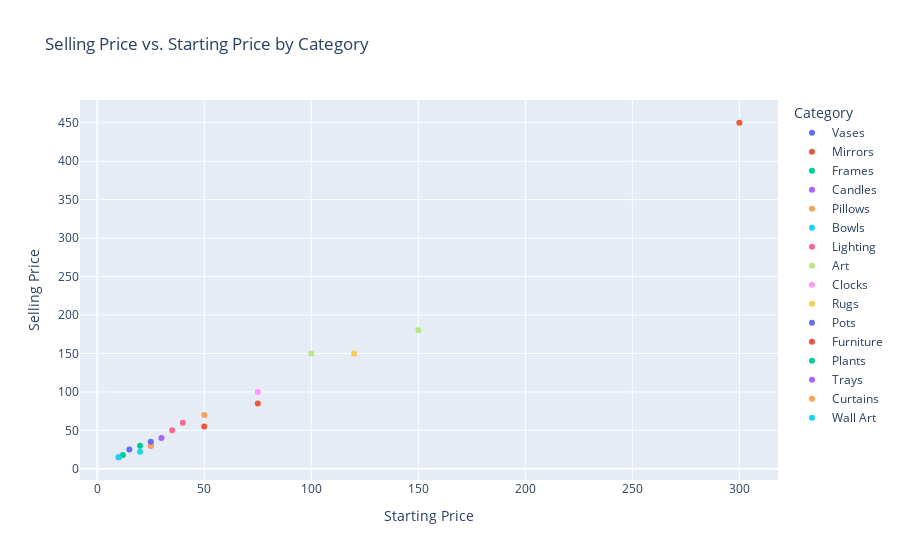

Source (notebook cell):
### Markdown cell above
##### Visualizations

### Code cell
# Scatter plot for Selling Price vs. Starting Price by Category
selling_starting_price_category = px.scatter(
    deco_product, x='Starting Price', y='Selling Price', color='Category',
    title='Selling Price vs. Starting Price by Category',
    labels={'Starting Price': 'Starting Price', 'Selling Price': 'Selling Price'})

selling_starting_price_category.show()

### Figure 1 — Plotly figure (JSON) as saved in the notebook; plotly's stock layout.template omitted (floating-point values rounded to 4 significant figures)
{"data": [{"hovertemplate": "Category=Vases<br>Starting Price=%{x}<br>Selling Price=%{y}<extra></extra>", "legendgroup": "Vases", "marker": {"color": "#636efa", "symbol": "circle"}, "mode": "markers", "name": "Vases", "orientation": "v", "showlegend": true, "type": "scatter", "x": [15, 25], "xaxis": "x", "y": [25, 30], "yaxis": "y"}, {"hovertemplate": "Category=Mirrors<br>Starting Price=%{x}<br>Selling Price=%{y}<extra></extra>", "legendgroup": "Mirrors", "marker": {"color": "#EF553B", "symbol": "circle"}, "mode": "markers", "name": "Mirrors", "orientation": "v", "showlegend": true, "type": "scatter", "x": [50, 75], "xaxis": "x", "y": [55, 85], "yaxis": "y"}, {"hovertemplate": "Category=Frames<br>Starting Price=%{x}<br>Selling Price=%{y}<extra></extra>", "legendgroup": "Frames", "marker": {"color": "#00cc96", "symbol": "circle"}, "mode": "markers", "name": "Frames", "orientation": "v", "showlegend": true, "type": "scatter", "x": [12], "xaxis": "x", "y": [18], "yaxis": "y"}, {"hovertemplate": "Category=Candles<br>Starting Price=%{x}<br>Selling Price=%{y}<extra></extra>", "legendgroup": "Candles", "marker": {"color": "#ab63fa", "symbol": "circle"}, "mode": "markers", "name": "Candles", "orientation": "v", "showlegend": true, "type": "scatter", "x": [10], "xaxis": "x", "y": [15], "yaxis": "y"}, {"hovertemplate": "Category=Pillows<br>Starting Price=%{x}<br>Selling Price=%{y}<extra></extra>", "legendgroup": "Pillows", "marker": {"color": "#FFA15A", "symbol": "circle"}, "mode": "markers", "name": "Pillows", "orientation": "v", "showlegend": true, "type": "scatter", "x": [25], "xaxis": "x", "y": [30], "yaxis": "y"}, {"hovertemplate": "Category=Bowls<br>Starting Price=%{x}<br>Selling Price=%{y}<extra></extra>", "legendgroup": "Bowls", "marker": {"color": "#19d3f3", "symbol": "circle"}, "mode": "markers", "name": "Bowls", "orientation": "v", "showlegend": true, "type": "scatter", "x": [20], "xaxis": "x", "y": [22], "yaxis": "y"}, {"hovertemplate": "Category=Lighting<br>Starting Price=%{x}<br>Selling Price=%{y}<extra></extra>", "legendgroup": "Lighting", "marker": {"color": "#FF6692", "symbol": "circle"}, "mode": "markers", "name": "Lighting", "orientation": "v", "showlegend": true, "type": "scatter", "x": [40, 35], "xaxis": "x", "y": [60, 50], "yaxis": "y"}, {"hovertemplate": "Category=Art<br>Starting Price=%{x}<br>Selling Price=%{y}<extra></extra>", "legendgroup": "Art", "marker": {"color": "#B6E880", "symbol": "circle"}, "mode": "markers", "name": "Art", "orientation": "v", "showlegend": true, "type": "scatter", "x": [100, 150], "xaxis": "x", "y": [150, 180], "yaxis": "y"}, {"hovertemplate": "Category=Clocks<br>Starting Price=%{x}<br>Selling Price=%{y}<extra></extra>", "legendgroup": "Clocks", "marker": {"color": "#FF97FF", "symbol": "circle"}, "mode": "markers", "name": "Clocks", "orientation": "v", "showlegend": true, "type": "scatter", "x": [75], "xaxis": "x", "y": [100], "yaxis": "y"}, {"hovertemplate": "Category=Rugs<br>Starting Price=%{x}<br>Selling Price=%{y}<extra></extra>", "legendgroup": "Rugs", "marker": {"color": "#FECB52", "symbol": "circle"}, "mode": "markers", "name": "Rugs", "orientation": "v", "showlegend": true, "type": "scatter", "x": [120], "xaxis": "x", "y": [150], "yaxis": "y"}, {"hovertemplate": "Category=Pots<br>Starting Price=%{x}<br>Selling Price=%{y}<extra></extra>", "legendgroup": "Pots", "marker": {"color": "#636efa", "symbol": "circle"}, "mode": "markers", "name": "Pots", "orientation": "v", "showlegend": true, "type": "scatter", "x": [25], "xaxis": "x", "y": [35], "yaxis": "y"}, {"hovertemplate": "Category=Furniture<br>Starting Price=%{x}<br>Selling Price=%{y}<extra></extra>", "legendgroup": "Furniture", "marker": {"color": "#EF553B", "symbol": "circle"}, "mode": "markers", "name": "Furniture", "orientation": "v", "showlegend": true, "type": "scatter", "x": [300], "xaxis": "x", "y": [450], "yaxis": "y"}, {"hovertemplate": "Category=Plants<br>Starting Price=%{x}<br>Selling Price=%{y}<extra></extra>", "legendgroup": "Plants", "marker": {"color": "#00cc96", "symbol": "circle"}, "mode": "markers", "name": "Plants", "orientation": "v", "showlegend": true, "type": "scatter", "x": [20], "xaxis": "x", "y": [30], "yaxis": "y"}, {"hovertemplate": "Category=Trays<br>Starting Price=%{x}<br>Selling Price=%{y}<extra></extra>", "legendgroup": "Trays", "marker": {"color": "#ab63fa", "symbol": "circle"}, "mode": "markers", "name": "Trays", "orientation": "v", "showlegend": true, "type": "scatter", "x": [30], "xaxis": "x", "y": [40], "yaxis": "y"}, {"hovertemplate": "Category=Curtains<br>Starting Price=%{x}<br>Selling Price=%{y}<extra></extra>", "legendgroup": "Curtains", "marker": {"color": "#FFA15A", "symbol": "circle"}, "mode": "markers", "name": "Curtains", "orientation": "v", "showlegend": true, "type": "scatter", "x": [50], "xaxis": "x", "y": [70], "yaxis": "y"}, {"hovertemplate": "Category=Wall Art<br>Starting Price=%{x}<br>Selling Price=%{y}<extra></extra>", "legendgroup": "Wall Art", "marker": {"color": "#19d3f3", "symbol": "circle"}, "mode": "markers", "name": "Wall Art", "orientation": "v", "showlegend": true, "type": "scatter", "x": [10], "xaxis": "x", "y": [15], "yaxis": "y"}], "layout": {"legend": {"title": {"text": "Category"}, "tracegroupgap": 0}, "title": {"text": "Selling Price vs. Starting Price by Category"}, "xaxis": {"anchor": "y", "domain": [0, 1], "title": {"text": "Starting Price"}}, "yaxis": {"anchor": "x", "domain": [0, 1], "title": {"text": "Selling Price"}}}}
